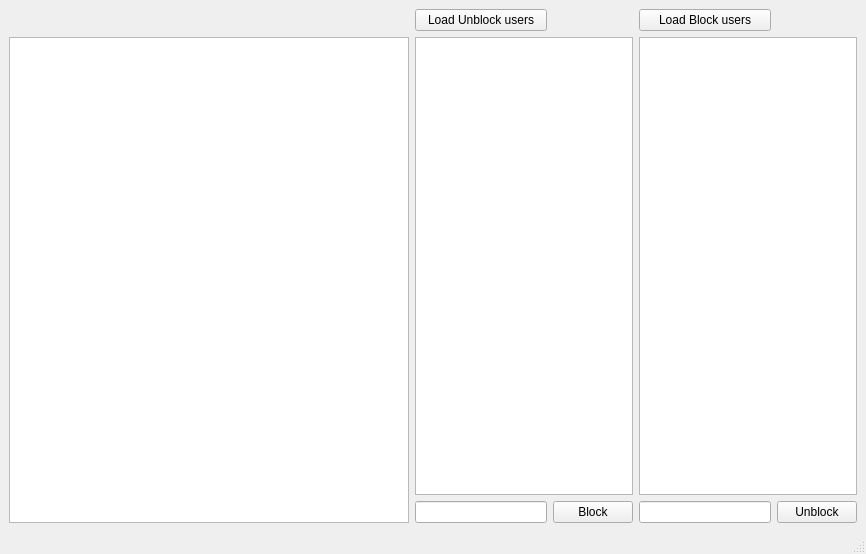
<?xml version="1.0" encoding="UTF-8"?>
<ui version="4.0">
 <class>AdminChat</class>
 <widget class="QMainWindow" name="AdminChat">
  <property name="geometry">
   <rect>
    <x>0</x>
    <y>0</y>
    <width>866</width>
    <height>554</height>
   </rect>
  </property>
  <property name="windowTitle">
   <string>Administrator Chat </string>
  </property>
  <widget class="QWidget" name="centralwidget">
   <layout class="QGridLayout" name="gridLayout_2">
    <item row="0" column="0">
     <layout class="QGridLayout" name="gridLayout">
      <item row="1" column="3" colspan="2">
       <widget class="QListWidget" name="lwBlocked">
        <property name="minimumSize">
         <size>
          <width>100</width>
          <height>0</height>
         </size>
        </property>
       </widget>
      </item>
      <item row="1" column="0" rowspan="2">
       <widget class="QTextBrowser" name="textBrowser">
        <property name="minimumSize">
         <size>
          <width>400</width>
          <height>0</height>
         </size>
        </property>
       </widget>
      </item>
      <item row="2" column="2">
       <widget class="QPushButton" name="pbBlock">
        <property name="text">
         <string>Block</string>
        </property>
       </widget>
      </item>
      <item row="2" column="4">
       <widget class="QPushButton" name="pbUnblock">
        <property name="text">
         <string>Unblock</string>
        </property>
       </widget>
      </item>
      <item row="1" column="1" colspan="2">
       <widget class="QListWidget" name="lwUnblocked">
        <property name="minimumSize">
         <size>
          <width>100</width>
          <height>0</height>
         </size>
        </property>
       </widget>
      </item>
      <item row="2" column="1">
       <widget class="QLineEdit" name="leBlock"/>
      </item>
      <item row="2" column="3">
       <widget class="QLineEdit" name="leUnBlock"/>
      </item>
      <item row="0" column="1">
       <widget class="QPushButton" name="pbLoadUnblockedUsers">
        <property name="text">
         <string>Load Unblock users</string>
        </property>
       </widget>
      </item>
      <item row="0" column="3">
       <widget class="QPushButton" name="pbLoadBlockUsers">
        <property name="text">
         <string>Load Block users</string>
        </property>
       </widget>
      </item>
     </layout>
    </item>
   </layout>
  </widget>
  <widget class="QMenuBar" name="menubar">
   <property name="geometry">
    <rect>
     <x>0</x>
     <y>0</y>
     <width>866</width>
     <height>22</height>
    </rect>
   </property>
  </widget>
  <widget class="QStatusBar" name="statusbar"/>
 </widget>
 <resources/>
 <connections/>
</ui>
